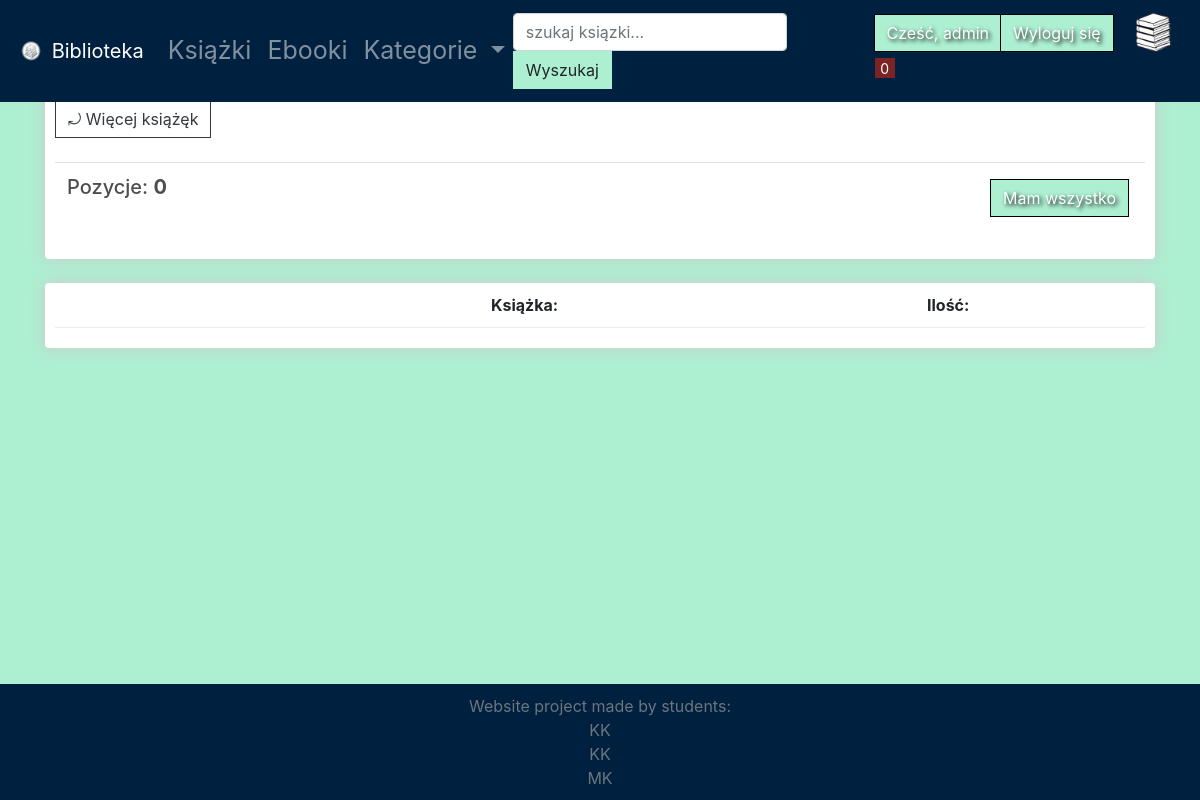
/cart/ (signed in), run on an earlier commit of the app's database.
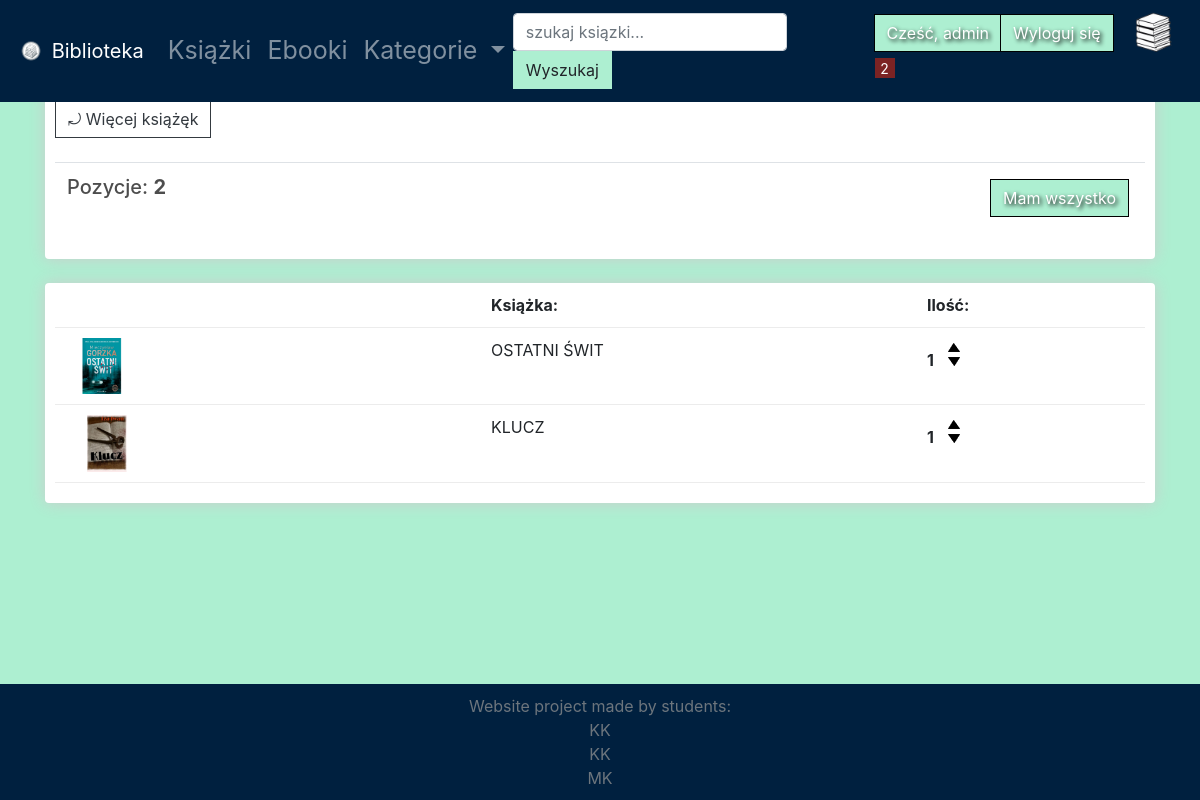
And on a later commit of the database.
### bookstore/models.py (models this page shows, shortened)
class Order(models.Model): #koszyk
    customer = models.ForeignKey(Customer, on_delete=models.SET_NULL, null=True, blank=True)
    data_ordered = models.DateTimeField(auto_now_add=True) #bieżąca data i godzina
    complete = models.BooleanField(default=False, null=True, blank=True)
    transaction_id = models.CharField(max_length=40, null=True)
    return_data = models.DateTimeField(default=None, null=True, blank=True)  #data zwrotu
    @property
    def get_cart_items(self): #zlicza ile produktów ejst w koszyku
        order_items = self.orderitem_set.all()  # Pobierz wszystkie elementy OrderItem dla tego zamówienia
        total_items = 0
        for item in order_items:
            total_items += item.quantity
        return total_items

class OrderItem(models.Model): #produkt w koszyku
    product = models.ForeignKey(Product, on_delete=models.SET_NULL, blank=True, null=True)
    order = models.ForeignKey(Order, on_delete=models.SET_NULL, blank=True, null=True)
    quantity = models.IntegerField(default=0, null=True, blank=True)
    data_added = models.DateTimeField(auto_now_add=True)

class Product(models.Model):
    name = models.CharField(max_length=100, null=True)
    digital = models.BooleanField(default=False, null=True, blank=False)  #czy jest nie fizyczny
    genre = models.CharField(max_length=100, null=True) #gatunek ksiązki
    author = models.CharField(max_length=100, null=True)
    isbn = models.CharField(max_length=17, null=True, blank=True, unique=True)
    image = models.ImageField(null=True, blank=True)
    @property #dekorator pozwalający dotrzeć do tego jako atrybut a nie metoda
    def imageURL(self):
        try:
            url = self.image.url
        except:
            url=''
        return url

### bookstore/views.py (the view)
# urls.py: path('cart/', views.cart, name="cart"),
@login_required
def cart(request):
     if request.user.is_authenticated:
          customer = request.user.customer
          order, created = Order.objects.get_or_create(customer=customer, complete=False) # Pobranie lub utworzenie niezakończonego zamówienia dla tego klienta
          items = order.orderitem_set.all() #Pobranie wszystkich elementów zamówienia (OrderItem) dla danego zamówienia (Order)
     else:
          items = []
          order = {'get_cart_items':0, }
     context = {'items': items, 'order':order}
     return render(request, 'store/cart.html', context)

### bookstore/templates/store/cart.html
{% extends 'store/main.html' %}
{% load static %}
{% block content %}
    <div class="row">
	    <div class="col-lg-12">
		    <div class="box-element">
                <a  class="btn btn-outline-dark" href="{% url 'store' %}">&#10558; Więcej książęk</a>
	            <br>
	            <br>
	            <table class="table">
		            <tr>
			            <th><h5>Pozycje: <strong>{{order.get_cart_items}}</strong></h5></th>
			            <th>
				        <a  style="float:right; margin:5px;" class="btn btn-custom-color2" href="{% url 'checkout' %}">Mam wszystko</a>
			            </th>
		            </tr>
	            </table>
		    </div>
		    <br>
		    <div class="box-element">
                <div class="cart-row">
                    <div style="flex:2"></div>
                    <div style="flex:2"><strong>Książka:</strong></div>
                    <div style="flex:1"><strong>Ilość:</strong></div>
                </div>
				{% for item in items %}
                <div class="cart-row">
                    <div style="flex:2"><img class="row-image" src="{{item.product.imageURL}}"></div>
                    <div style="flex:2">{{item.product.name}}</div>
                    <div style="flex:1">
                        <p class="quantity">{{item.quantity}}</p>
			            <div class="quantity">
				        <img data-product="{{item.product.id}}" data-action="add" class="chg-quantity update-cart" src="{% static  'images/arrow-up.png' %}">
				        <img data-product="{{item.product.id}}" data-action="remove" class="chg-quantity update-cart" src="{% static  'images/arrow-down.png' %}">
			            </div>
                    </div>
                </div>
				{% endfor %}
		    </div>
	    </div>
    </div>
{% endblock content %}

### bookstore/templates/store/main.html (shortened to what this page needs)
<!DOCTYPE html>
{% load static %}
<html>
<head>
	<link rel="stylesheet" href="https://stackpath.bootstrapcdn.com/bootstrap/4.4.1/css/bootstrap.min.css">
	<link rel="stylesheet" type="text/css" href="{% static 'css/style.css' %}">
</head>
<body>
	<nav class="navbar navbar-expand-lg navbar-dark bg-dark fixed-top">
		<a class="navbar-brand" href="{% url 'store' %}"><img src="{%static 'images/logo.png'%}" width="30" height="30" class="d-inline-block align-top" alt="">
		Biblioteka
		</a>
		<div class="collapse navbar-collapse " id="navbarSupportedContent">
		  <ul class="navbar-nav mr-auto">
			<li class="nav-item">
			  <a class="nav-link" href="{% url 'books' %}">Książki</a>
			</li>
			<li class="nav-item">
			  <a class="nav-link" href="{% url 'digitals' %}">Ebooki</a>
			</li>
			<li class="nav-item dropdown">
			  <a class="nav-link dropdown-toggle" href="#" id="navbarDropdown" role="button" data-toggle="dropdown" aria-haspopup="true" aria-expanded="false">
				Kategorie
			  </a>
			</li>
		  </ul>
		  <form method="GET" action="{%url 'books'%}"class="form-inline collapse navbar-collapse justify-content-center my-2 my-lg-0">
			<div>
			<input class="form-control mr-sm-0" type="search" placeholder="szukaj ksiązki..." aria-label="Search" name="q">
			<button class="btn btn-custom-color my-0 my-sm-0" type="submit">Wyszukaj</button>
			</div>
		  </form>
		  	<div class="form-inline my-2 my-lg-0">
				{% if request.user.is_authenticated %}
					<a href="{% url 'profile' %}"class="btn btn-custom-color2">Cześć, {{request.user}}</a>
					<a href="{% url 'logout' %}"class="btn btn-custom-color2 btn-custome-color-wyloguj">Wyloguj się</a>
				{% else %}
					<a href="{% url 'login' %}"class="btn btn-custom-color2">Zaloguj się</a>
				{% endif %}
			      <a href="{% url 'cart' %}">
			        <img  id="cart-icon" src="{% static 'images/cartimg.png' %}">
				   </a>
			     <p id="cart-total">{{order.get_cart_items}}</p>
			</div>
		</div>
	  </nav>
    <div style="margin-top: 40px;"class="container">
		{% block content%}
		{% endblock content%}
	</div>
	<footer class="footer">
		<div class="container">
			<span class="text-muted">Website project made by students:</span>
			<span class="text-muted">KK</span>
			<span class="text-muted">KK</span>
			<span class="text-muted">MK</span>
		</div>
	</footer>
</body>
</html>

### static/css/style.css (style rules this page uses)
body { background-color: #adefd1ff; padding-top: 40px; display: flex; flex-direction: column; min-height: 100vh; }
h1, h2, h3, h4, h5, h6 { color: hsl(0, 0%, 30%); }
.box-element { box-shadow: hsl(0, 0%, 80%) 0 0 16px; background-color: #fff; border-radius: 4px; padding: 10px; }
.bg-dark { background-color: #00203fff !important; }
#cart-icon { width: 50px; display: inline-block; margin-left: 15px; }
#cart-total { display: block; text-align: center; color: #fff; background-color: rgb(124, 35, 35); width: 20px; height: 20px; border-radius: 0; font-size: 14px; }
.col-lg-4, .col-lg-6, .col-lg-8, .col-lg-12 { margin-top: 10px; }
.btn { border-radius: 0; }
.row-image { width: 100px; }
.cart-row { display: flex; align-items: flex-stretch; padding-bottom: 10px; margin-bottom: 10px; border-bottom: 1px solid #ececec; }
.quantity { display: inline-block; font-weight: 700; padding-right: 10px; }
.chg-quantity { width: 12px; cursor: pointer; display: block; margin-top: 5px; transition: 0.1s; }
.navbar-nav .nav-link { font-size: 25px; }
.btn-custom-color { background-color: #adefd1ff; }
.btn-custom-color2 { background-color: #adefd1ff !important; color: #ffffff; text-shadow: 2px 2px 4px #000000; border: none; outline: 1px solid rgb(0, 0, 0); }
.footer { margin-top: 40px; position: relative; left: 0; bottom: 0; width: 100%; background-color: #00203fff; color: #ffffff !important; text-align: center; padding: 10px; }
.text-muted { display: block; }
.container { flex: 1 0 auto; }

What changed in the data, as far as the page shows it:
no longer on this page (row edited): Order: get_cart_items "0"
added Order: get_cart_items "2"
added OrderItem: product.imageURL (picture), product.name "OSTATNI ŚWIT", quantity "1"
added OrderItem: product.imageURL (picture), product.name "KLUCZ", quantity "1"
